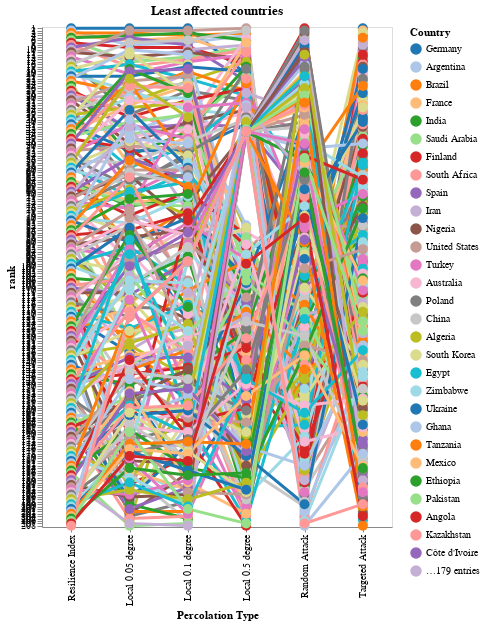

The notebook cell saved with this chart:
### Code cell
df_ranked = pd.read_csv('C://Projects//trails//results//ranked_all.csv',index_col=[0,1])
df_ranked = df_ranked.sort_values('ranked',ascending=True)#.head(20)
df_ranked.loc05 = df_ranked.loc05.rank()
df_ranked.loc01 = df_ranked.loc01.rank()
df_ranked.loc005 = df_ranked.loc005.rank()
df_ranked.target = df_ranked.target.rank()
df_ranked.random = df_ranked.random.rank()
df_ranked.avg_index = df_ranked.avg_index.rank()
df_ranked = df_ranked.drop('ranked',axis=1)
df_ranked = df_ranked.rename(columns={"avg_index": "Total Index"})
df_ranked.columns = ['Local 0.5 degree','Local 0.1 degree','Local 0.05 degree','Targeted Attack','Random Attack',' Resilience Index']

stacked_rank = df_ranked.stack().reset_index()
stacked_rank.columns = ['level_0','Country','perc_type','index']
stacked_rank = stacked_rank.drop('level_0',axis=1)

alt.Chart(stacked_rank).mark_line(point = True, strokeWidth=3).encode(
    x = alt.X("perc_type", title="Percolation Type"),
    y="rank:O",
    color=alt.Color("Country:N",scale=alt.Scale(scheme='category20'),sort='x')
 ).transform_window(
     rank="rank()",
     sort=[alt.SortField("index", order="ascending")],
     groupby=["perc_type"]
).properties(
    title="Least affected countries",
    width=350,
    height=500,
).configure_point(size=100)

### Figure 1 — Vega-Lite specification as saved in the notebook (floating-point values rounded to 4 significant figures; data arrays with more than 128 entries replaced by an {"elided": "..."} marker saying what was removed)
{"config": {"view": {"continuousWidth": 400, "continuousHeight": 300}, "point": {"size": 100}}, "data": {"name": "data-a8c1c1c9c79246c40e0dc61cfd1a4586"}, "mark": {"type": "line", "point": true, "strokeWidth": 3}, "encoding": {"color": {"field": "Country", "scale": {"scheme": "category20"}, "sort": "x", "type": "nominal"}, "x": {"field": "perc_type", "title": "Percolation Type", "type": "nominal"}, "y": {"field": "rank", "type": "ordinal"}}, "height": 500, "title": "Least affected countries", "transform": [{"window": [{"op": "rank", "field": "", "as": "rank"}], "groupby": ["perc_type"], "sort": [{"field": "index", "order": "ascending"}]}], "width": 350, "$schema": "https://vega.github.io/schema/vega-lite/v4.17.0.json", "datasets": {"data-a8c1c1c9c79246c40e0dc61cfd1a4586": {"elided": "1248 records"}}}
